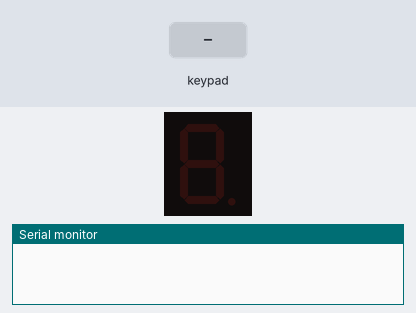
Simulated run of this sketch. Board: Arduino Uno, built with avr-gcc and run on an emulated ATmega328P. On the bench: 1-digit seven-segment display, the last lines printed to the serial monitor. Wiring (inferred from the names in the program): 4×4 keypad with keys 1 2 3 A 4 5 6 B 7 8 9 C * 0 # D: rows pin 2, pin 3, pin 4, pin 5; columns pin 6, pin 7, pin 8, pin 9; 1-digit 7-segment display, segments lit when HIGH: segments pin 11, pin 10, A2, A1, A0, pin 12, pin 13, A3. The test bench sets the inputs (shaded band). The segment pins are drawn as the display they are named for.

Above: at 1.2 s.
1.3 s: keypad keys 1 2 # pressed 0.4 s apart
At 2.7 s:
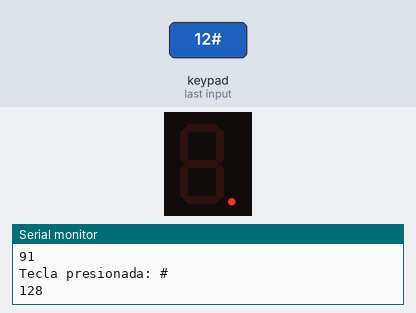
4.0 s: key 'A' pressed
At 5.2 s:
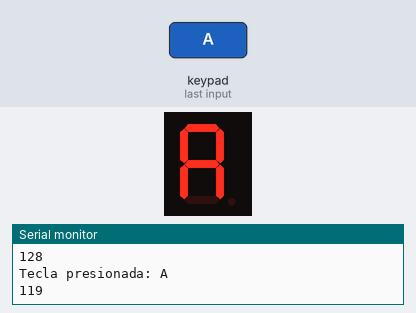
5.5 s: key 'B' pressed
At 6.5 s:
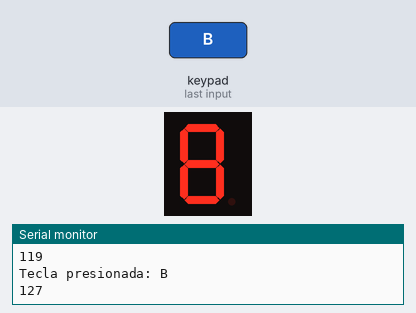
7.0 s: keypad keys 1 2 D pressed 0.4 s apart
At 8.2 s:
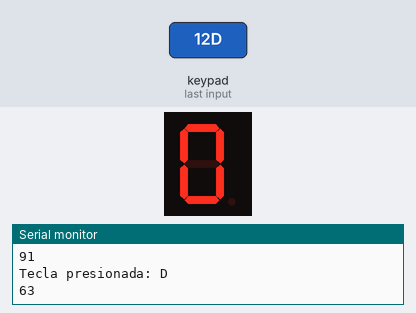
9.7 s: key 'C' pressed
At 10.9 s:
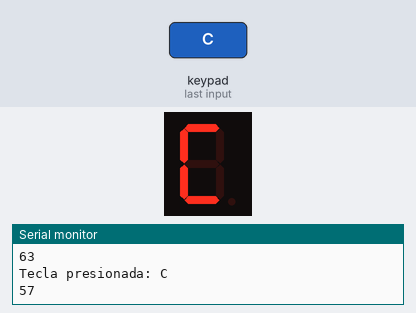
11.2 s: keypad keys 2 5 * pressed 0.4 s apart
At 11.42 s:
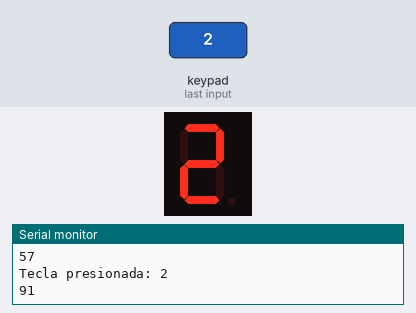
Timing chart, 0 to 14.2 s (numbered marks = the images above; inputs shaded):
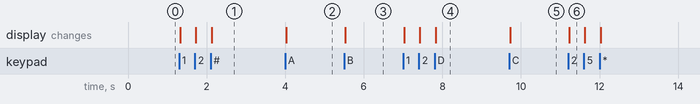

Measured:
- after the input at 1.3 s, the display: first changes at once (image 1 shows a later state)
- after the input at 4.0 s, the display: changes at once (image 2)
- after the input at 5.5 s, the display: changes at once (image 3)
- after the input at 7.0 s, the display: first changes at once (image 4 shows a later state)
- after the input at 9.7 s, the display: changes at once (image 5)
- after the input at 11.2 s, the display: changes at once (image 6)

The sketch:

teclado_4x4_display_7seg.ino
```cpp
/*
  Funcionamiento KeyPad 4x4 sin librerías con display de 7 segmentos + punto

  1- identificar los pines que controlan las columnas de los pulsadores
  2- identificar los pines que controlan las filas de los pulsadores
  3- definir los pines para filas y columnas de arduino
  4- construimos una matriz donde asignamos cada fila y columna a cada fila y columna del teclado
  5- Definimos los pines de las filas como salidas y en HIGH
  6- Definimos los pines de las columnas como entradas con pull-up
  7- Paso fila a fila con LOW y espero si de esa fila alguna columna detecto un LOW
  8- Con ese valor de índice de fila y columna busco en la matriz para saber que tecla se presionó
  9- Con el caracter obtenido desde el teclado se busca en el array de display y se obtiene el codigo binario que muestra el dígito en el display
*/

// Definir los pines para filas y columnas
const byte filas[4] = {2, 3, 4, 5};     // Pines para filas
const byte columnas[4] = {6, 7, 8, 9};  // Pines para columnas

const byte segmentos[8] = {11, 10, A2, A1, A0, 12, 13, A3};  // 10-B/11-A/12-F/13-G/A0-E/A1-D/A2-C/A3-DP

char mapaTeclas[4][4] = {
  {'1', '2', '3', 'A'},
  {'4', '5', '6', 'B'},
  {'7', '8', '9', 'C'},
  {'*', '0', '#', 'D'}
};

// Definir el array de salidas del display
byte display[16][2] = {
  { '1', 0b00000110},  //1
  { '2', 0b01011011},  //2
  { '3', 0b01001111},  //3
  { '4', 0b01100110},  //4
  { '5', 0b01101101},  //5
  { '6', 0b01111101},  //6
  { '7', 0b00000111},  //7
  { '8', 0b01111111},  //8
  { '9', 0b01101111},  //9
  { '0', 0b00111111},  //0
  { 'A', 0b01110111},  //A
  { 'B', 0b01111111},  //B
  { 'C', 0b00111001},  //C
  { 'D', 0b00111111},  //D
  { '*', 0b00000000},  //*
  { '#', 0b10000000}   //#
};

void setup() {
  Serial.begin(9600);

  // Configurar filas como salidas y ponerlas en HIGH
  for (int i = 0; i < 4; i++) {
    pinMode(filas[i], OUTPUT);
    digitalWrite(filas[i], HIGH);
  }

  // Configurar columnas como entradas con pull-up
  for (int i = 0; i < 4; i++) {
    pinMode(columnas[i], INPUT_PULLUP);
  }

  //Configurar pines de los segmentos del display
  for(int i = 0; i < 8; i++) {
    pinMode(segmentos[i], OUTPUT);
    digitalWrite(segmentos[i], LOW);
  }
}

void loop() {
  for (int f = 0; f < 4; f++) {
    // Activar una fila a LOW
    digitalWrite(filas[f], LOW);

    // Leer todas las columnas
    for (int c = 0; c < 4; c++) {
      if (digitalRead(columnas[c]) == LOW) {
        // Tecla detectada
        Serial.print("Tecla presionada: ");
        Serial.println(mapaTeclas[f][c]);

        muestraDigito(mapaTeclas[f][c]);

        // Esperar a que se suelte la tecla para evitar rebote múltiple
        while (digitalRead(columnas[c]) == LOW);
        delay(50); // Pequeño debounce
      }
    }

    // Desactivar fila
    digitalWrite(filas[f], HIGH);
  }
}

// Función que recibe un caracter y muestra en el display el valor leído
void muestraDigito(char tecla) {
  byte codigo = 0;
  for (int i = 0; i < 16; i++) {
    if(display[i][0] == tecla) {
      Serial.println(display[i][1]);
      codigo = display[i][1];
      for (int b = 0; b < 8; b++) {
       digitalWrite(segmentos[b], bitRead(codigo, b));
      }
      break;
    }
  }

}
```
